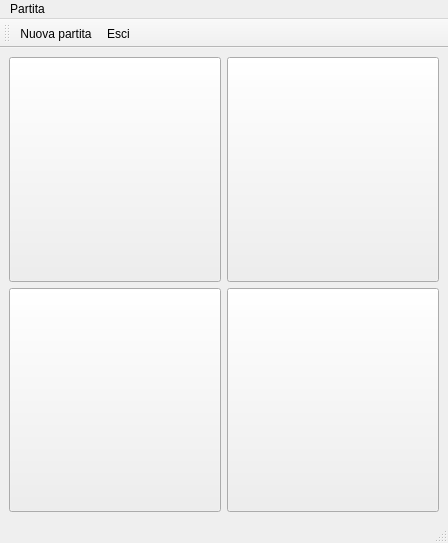
<?xml version="1.0" encoding="UTF-8"?>
<ui version="4.0">
 <class>MainWindow</class>
 <widget class="QMainWindow" name="MainWindow">
  <property name="geometry">
   <rect>
    <x>0</x>
    <y>0</y>
    <width>448</width>
    <height>543</height>
   </rect>
  </property>
  <property name="windowTitle">
   <string>Santuzzo</string>
  </property>
  <widget class="QWidget" name="centralwidget">
   <layout class="QGridLayout" name="gridLayout">
    <item row="0" column="0">
     <widget class="QPushButton" name="green">
      <property name="enabled">
       <bool>true</bool>
      </property>
      <property name="sizePolicy">
       <sizepolicy hsizetype="Minimum" vsizetype="Expanding">
        <horstretch>0</horstretch>
        <verstretch>0</verstretch>
       </sizepolicy>
      </property>
      <property name="text">
       <string/>
      </property>
      <property name="icon">
       <iconset resource="risorse.qrc">
        <normaloff>:/icone/lamp_green_off.png</normaloff>:/icone/lamp_green_off.png</iconset>
      </property>
      <property name="iconSize">
       <size>
        <width>200</width>
        <height>200</height>
       </size>
      </property>
     </widget>
    </item>
    <item row="1" column="0">
     <widget class="QPushButton" name="yellow">
      <property name="sizePolicy">
       <sizepolicy hsizetype="Minimum" vsizetype="Expanding">
        <horstretch>0</horstretch>
        <verstretch>0</verstretch>
       </sizepolicy>
      </property>
      <property name="text">
       <string/>
      </property>
      <property name="icon">
       <iconset resource="risorse.qrc">
        <normaloff>:/icone/lamp_yellow_off.png</normaloff>:/icone/lamp_yellow_off.png</iconset>
      </property>
      <property name="iconSize">
       <size>
        <width>200</width>
        <height>200</height>
       </size>
      </property>
     </widget>
    </item>
    <item row="0" column="1">
     <widget class="QPushButton" name="red">
      <property name="sizePolicy">
       <sizepolicy hsizetype="Minimum" vsizetype="Expanding">
        <horstretch>0</horstretch>
        <verstretch>0</verstretch>
       </sizepolicy>
      </property>
      <property name="text">
       <string/>
      </property>
      <property name="icon">
       <iconset resource="risorse.qrc">
        <normaloff>:/icone/lamp_red_off.png</normaloff>:/icone/lamp_red_off.png</iconset>
      </property>
      <property name="iconSize">
       <size>
        <width>200</width>
        <height>200</height>
       </size>
      </property>
     </widget>
    </item>
    <item row="1" column="1">
     <widget class="QPushButton" name="blue">
      <property name="sizePolicy">
       <sizepolicy hsizetype="Minimum" vsizetype="Expanding">
        <horstretch>0</horstretch>
        <verstretch>0</verstretch>
       </sizepolicy>
      </property>
      <property name="text">
       <string/>
      </property>
      <property name="icon">
       <iconset resource="risorse.qrc">
        <normaloff>:/icone/lamp_blue_off.png</normaloff>:/icone/lamp_blue_off.png</iconset>
      </property>
      <property name="iconSize">
       <size>
        <width>200</width>
        <height>200</height>
       </size>
      </property>
     </widget>
    </item>
   </layout>
  </widget>
  <widget class="QMenuBar" name="menubar">
   <property name="geometry">
    <rect>
     <x>0</x>
     <y>0</y>
     <width>448</width>
     <height>23</height>
    </rect>
   </property>
   <widget class="QMenu" name="menuPartita">
    <property name="title">
     <string>Partita</string>
    </property>
    <addaction name="actionNuova_partita"/>
    <addaction name="separator"/>
    <addaction name="actionPreferenze"/>
    <addaction name="separator"/>
    <addaction name="actionEsci"/>
   </widget>
   <addaction name="menuPartita"/>
  </widget>
  <widget class="QStatusBar" name="statusbar"/>
  <widget class="QToolBar" name="toolBar">
   <property name="windowTitle">
    <string>toolBar</string>
   </property>
   <property name="toolButtonStyle">
    <enum>Qt::ToolButtonStyle::ToolButtonTextUnderIcon</enum>
   </property>
   <attribute name="toolBarArea">
    <enum>TopToolBarArea</enum>
   </attribute>
   <attribute name="toolBarBreak">
    <bool>false</bool>
   </attribute>
   <addaction name="actionNuova_partita"/>
   <addaction name="actionEsci"/>
  </widget>
  <action name="actionNuova_partita">
   <property name="icon">
    <iconset theme="video-x-generic"/>
   </property>
   <property name="text">
    <string>Nuova partita</string>
   </property>
  </action>
  <action name="actionEsci">
   <property name="icon">
    <iconset theme="system-log-out"/>
   </property>
   <property name="text">
    <string>Esci</string>
   </property>
  </action>
  <action name="actionPreferenze">
   <property name="text">
    <string>Preferenze</string>
   </property>
   <property name="toolTip">
    <string>Configura le preferenze del gioco</string>
   </property>
  </action>
 </widget>
 <resources>
  <include location="risorse.qrc"/>
 </resources>
 <connections/>
</ui>
